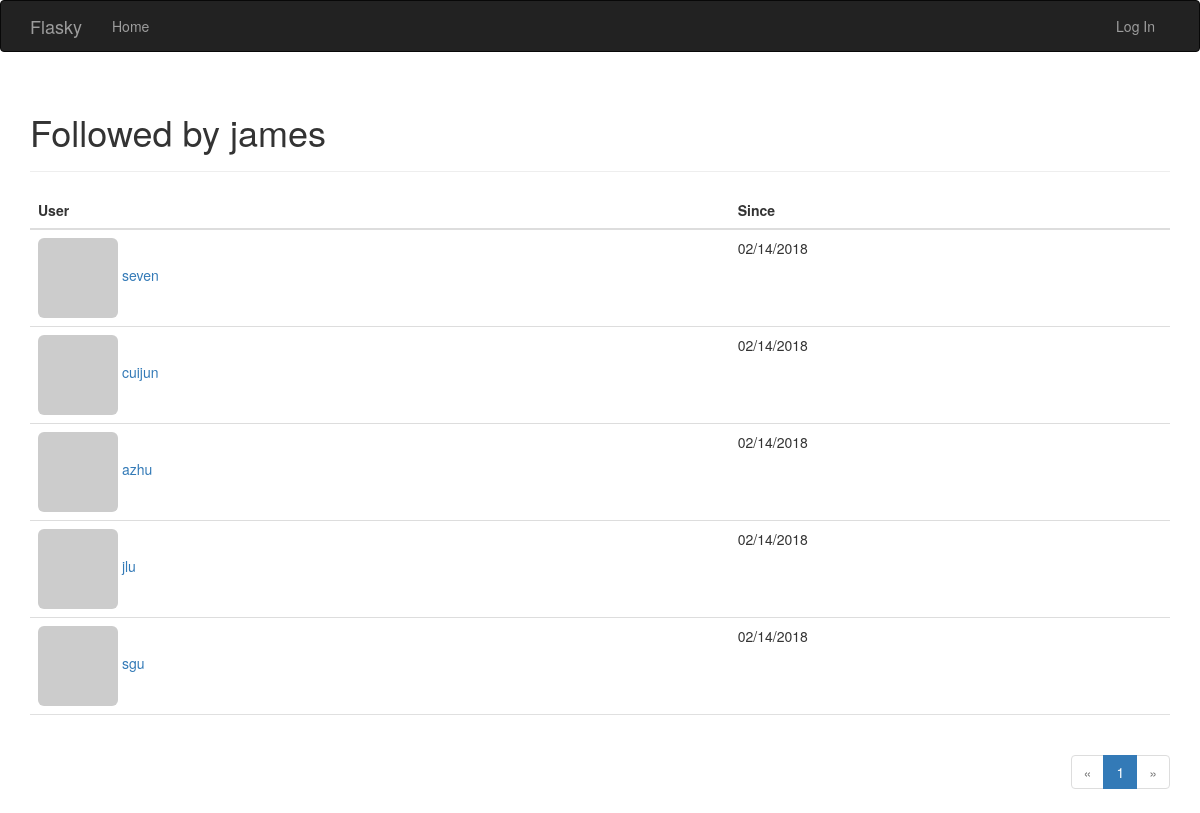
Page /followed-by/james on the committed database.
### app/models.py (models this page shows, shortened)
class User(UserMixin,db.Model):
    __tablename__ = 'users'
    id = db.Column(db.Integer, primary_key=True)
    email=db.Column(db.String(64),unique=True,index=True)
    username = db.Column(db.String(64), unique=True, index=True)
    role_id = db.Column(db.Integer, db.ForeignKey('roles.id'))
    password_hash = db.Column(db.String(128))
    confirmed=db.Column(db.Boolean,default=False)
    name = db.Column(db.String(64))
    location = db.Column(db.String(64))
    about_me = db.Column(db.Text())
    member_since = db.Column(db.DateTime(), default=datetime.utcnow)
    last_seen = db.Column(db.DateTime(), default=datetime.utcnow)
    avatar_hash = db.Column(db.String(32))
    posts = db.relationship('Post', backref='author', lazy='dynamic')
    comments = db.relationship('Comment', backref='author', lazy='dynamic')
    followed = db.relationship('Follow',
                               foreign_keys=[Follow.follower_id],
                               backref=db.backref('follower', lazy='joined'),
                               lazy='dynamic',
                               cascade='all, delete-orphan')
    followers = db.relationship('Follow',
                                foreign_keys=[Follow.followed_id],
                                backref=db.backref('followed', lazy='joined'),
                                lazy='dynamic',
                                cascade='all, delete-orphan')
    @property
    def password(self):
        raise AttributeError('password is not a readable attribute')
    def gravatar_hash(self):
        return hashlib.md5(self.email.lower().encode('utf-8')).hexdigest()
    def gravatar(self, size=100, default='identicon', rating='g'):
        url = 'https://secure.gravatar.com/avatar'
        hash = self.avatar_hash or self.gravatar_hash()
        return '{url}/{hash}?s={size}&d={default}&r={rating}'.format(
            url=url, hash=hash, size=size, default=default, rating=rating)

class Follow(db.Model):
    __tablename__ = 'follows'
    follower_id = db.Column(db.Integer, db.ForeignKey('users.id'),
                            primary_key=True)
    followed_id = db.Column(db.Integer, db.ForeignKey('users.id'),
                            primary_key=True)
    timestamp = db.Column(db.DateTime, default=datetime.utcnow)

### app/main/views.py (the view)
@main.route('/followed-by/<username>')
def followed_by(username):
    user = User.query.filter_by(username=username).first()
    if user is None:
        flash('Invalid user.')
        return redirect(url_for('.index'))
    page = request.args.get('page', 1, type=int)
    pagination = user.followed.paginate(
        page, per_page=current_app.config['FLASK_FOLLOWERS_PER_PAGE'],
        error_out=False)
    follows = [{'user': item.followed, 'timestamp': item.timestamp}
               for item in pagination.items]
    return render_template('followers.html', user=user, title="Followed by",
                           endpoint='.followed_by', pagination=pagination,
                           follows=follows)

### app/auth/views.py (called while the page is built)
@auth.before_app_request
def before_request():
    if current_user.is_authenticated:
        current_user.ping()
        if not current_user.confirmed \
                and request.endpoint \
                and request.blueprint != 'auth' \
                and request.endpoint != 'static':
            return redirect(url_for('auth.unconfirmed'))

### app/main/__init__.py (called while the page is built)
@main.app_context_processor
def inject_permissions():
    return dict(Permission=Permission)

### app/models.py (called while the page is built)
    def can(self, permissions):
        return False

### app/templates/followers.html (shortened to what this page needs)
{% extends "base.html" %}
{% import "_macros.html" as macros %}
{% block page_content %}
<div class="page-header">
    <h1>{{ title }} {{ user.username }}</h1>
</div>
<table class="table table-hover followers">
    <thead><tr><th>User</th><th>Since</th></tr></thead>
    {% for follow in follows %}
    {% if follow.user != user %}
    <tr>
        <td>
            <a href="{{ url_for('.user', username = follow.user.username) }}">
                <img class="img-rounded" src="{{ follow.user.gravatar(size=32) }}">
                {{ follow.user.username }}
            </a>
        </td>
        <td>{{ moment(follow.timestamp).format('L') }}</td>
    </tr>
    {% endif %}
    {% endfor %}
</table>
<div class="pagination">
    {{ macros.pagination_widget(pagination, endpoint, username = user.username) }}
</div>
{% endblock %}

### app/static/styles.css (style rules this page uses)
div.pagination { width: 100%; text-align: right; padding: 0px; margin: 0px; }
.table.followers tr { border-bottom: 1px solid #e0e0e0; }

### rows in the picture
User: username "james"
User: user.username "seven"
Follow: timestamp "02/14/2018"
User: user.username "cuijun"
Follow: timestamp "02/14/2018"
User: user.username "azhu"
Follow: timestamp "02/14/2018"
User: user.username "jlu"
Follow: timestamp "02/14/2018"
User: user.username "sgu"
Follow: timestamp "02/14/2018"

### other values in the picture
{{ title }} "Followed by"
{{ p }} "1"
